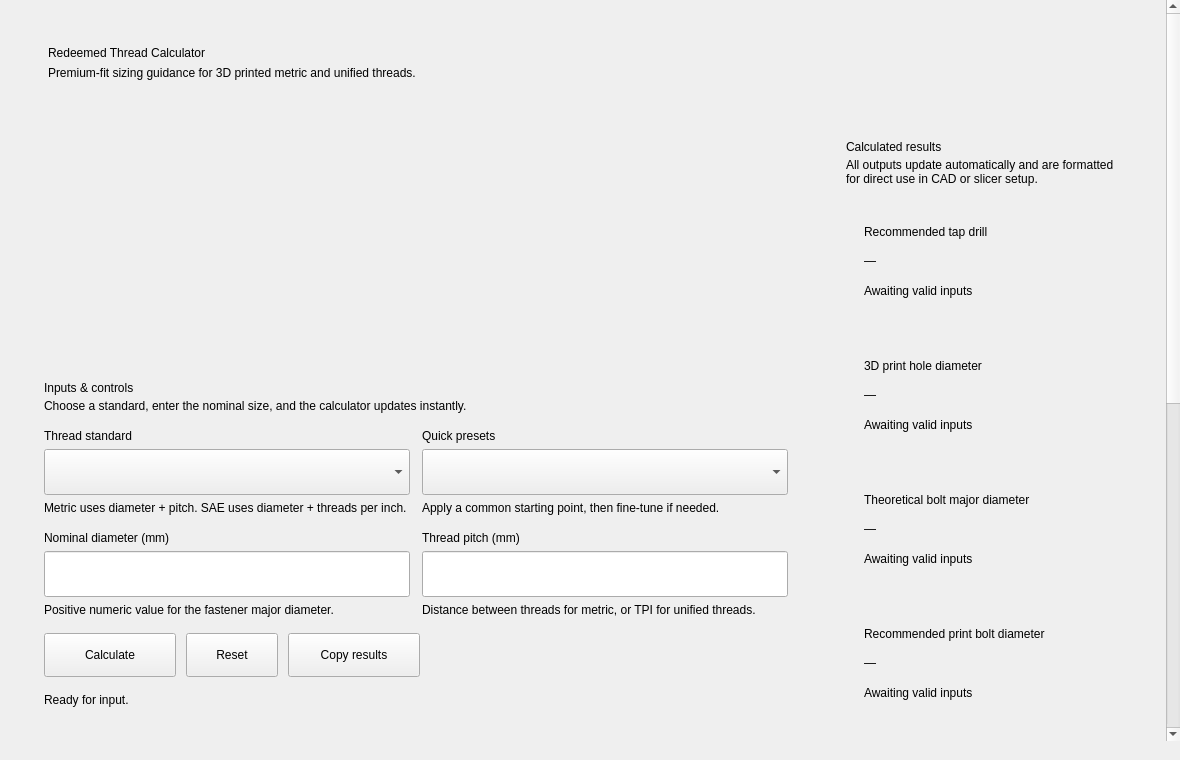
<?xml version="1.0" encoding="UTF-8"?>
<ui version="4.0">
 <class>ThreadCalculatorMainWindow</class>
 <widget class="QMainWindow" name="ThreadCalculatorMainWindow">
  <property name="geometry">
   <rect>
    <x>0</x>
    <y>0</y>
    <width>1180</width>
    <height>760</height>
   </rect>
  </property>
  <property name="minimumSize">
   <size>
    <width>1024</width>
    <height>680</height>
   </size>
  </property>
  <property name="windowTitle">
   <string>Redeemed Thread Calculator</string>
  </property>
  <widget class="QWidget" name="centralwidget">
   <layout class="QVBoxLayout" name="rootLayout">
    <property name="leftMargin">
     <number>0</number>
    </property>
    <property name="topMargin">
     <number>0</number>
    </property>
    <property name="rightMargin">
     <number>0</number>
    </property>
    <property name="bottomMargin">
     <number>0</number>
    </property>
    <item>
     <widget class="QScrollArea" name="mainScrollArea">
      <property name="frameShape">
       <enum>QFrame::NoFrame</enum>
      </property>
      <property name="widgetResizable">
       <bool>true</bool>
      </property>
      <property name="horizontalScrollBarPolicy">
       <enum>Qt::ScrollBarAlwaysOff</enum>
      </property>
      <widget class="QWidget" name="canvas">
       <layout class="QVBoxLayout" name="outerLayout">
        <property name="spacing">
         <number>18</number>
        </property>
        <property name="leftMargin">
         <number>24</number>
        </property>
        <property name="topMargin">
         <number>24</number>
        </property>
        <property name="rightMargin">
         <number>24</number>
        </property>
        <property name="bottomMargin">
         <number>24</number>
        </property>
        <item>
         <widget class="QFrame" name="header">
          <layout class="QVBoxLayout" name="headerLayout">
           <property name="spacing">
            <number>6</number>
           </property>
           <property name="leftMargin">
            <number>24</number>
           </property>
           <property name="topMargin">
            <number>22</number>
           </property>
           <property name="rightMargin">
            <number>24</number>
           </property>
           <property name="bottomMargin">
            <number>22</number>
           </property>
           <item>
            <widget class="QLabel" name="appTitle">
             <property name="text">
              <string>Redeemed Thread Calculator</string>
             </property>
            </widget>
           </item>
           <item>
            <widget class="QLabel" name="appSubtitle">
             <property name="text">
              <string>Premium-fit sizing guidance for 3D printed metric and unified threads.</string>
             </property>
             <property name="wordWrap">
              <bool>true</bool>
             </property>
            </widget>
           </item>
          </layout>
         </widget>
        </item>
        <item>
         <layout class="QHBoxLayout" name="contentLayout">
          <property name="spacing">
           <number>18</number>
          </property>
          <item>
           <widget class="QWidget" name="leftColumn">
            <property name="sizePolicy">
             <sizepolicy hsizetype="Preferred" vsizetype="Maximum">
              <horstretch>0</horstretch>
              <verstretch>0</verstretch>
             </sizepolicy>
            </property>
            <layout class="QVBoxLayout" name="leftColumnLayout">
             <property name="spacing">
              <number>18</number>
             </property>
             <property name="leftMargin">
              <number>0</number>
             </property>
             <property name="topMargin">
              <number>0</number>
             </property>
             <property name="rightMargin">
              <number>0</number>
             </property>
             <property name="bottomMargin">
              <number>0</number>
             </property>
             <item>
              <widget class="QFrame" name="controlsCard">
               <layout class="QVBoxLayout" name="controlsCardLayout">
                <property name="spacing">
                 <number>16</number>
                </property>
                <property name="leftMargin">
                 <number>20</number>
                </property>
                <property name="topMargin">
                 <number>20</number>
                </property>
                <property name="rightMargin">
                 <number>20</number>
                </property>
                <property name="bottomMargin">
                 <number>20</number>
                </property>
                <item>
                 <layout class="QVBoxLayout" name="controlsHeaderLayout">
                  <property name="spacing">
                   <number>4</number>
                  </property>
                  <item>
                   <widget class="QLabel" name="controlsCardTitle">
                    <property name="text">
                     <string>Inputs &amp; controls</string>
                    </property>
                    <property name="objectName">
                     <string>cardTitle</string>
                    </property>
                   </widget>
                  </item>
                  <item>
                   <widget class="QLabel" name="controlsCardDescription">
                    <property name="text">
                     <string>Choose a standard, enter the nominal size, and the calculator updates instantly.</string>
                    </property>
                    <property name="wordWrap">
                     <bool>true</bool>
                    </property>
                    <property name="objectName">
                     <string>cardDescription</string>
                    </property>
                   </widget>
                  </item>
                 </layout>
                </item>
                <item>
                 <layout class="QGridLayout" name="controlsGrid">
                  <property name="horizontalSpacing">
                   <number>12</number>
                  </property>
                  <property name="verticalSpacing">
                   <number>16</number>
                  </property>
                  <item row="0" column="0">
                   <widget class="QWidget" name="standardField">
                    <layout class="QVBoxLayout" name="standardFieldLayout">
                     <property name="spacing">
                      <number>6</number>
                     </property>
                     <property name="leftMargin">
                      <number>0</number>
                     </property>
                     <property name="topMargin">
                      <number>0</number>
                     </property>
                     <property name="rightMargin">
                      <number>0</number>
                     </property>
                     <property name="bottomMargin">
                      <number>0</number>
                     </property>
                     <item>
                      <widget class="QLabel" name="standardLabel">
                       <property name="text">
                        <string>Thread standard</string>
                       </property>
                       <property name="objectName">
                        <string>fieldLabel</string>
                       </property>
                      </widget>
                     </item>
                     <item>
                      <widget class="QComboBox" name="standardCombo">
                       <property name="minimumSize">
                        <size>
                         <width>0</width>
                         <height>46</height>
                        </size>
                       </property>
                      </widget>
                     </item>
                     <item>
                      <widget class="QLabel" name="standardHelper">
                       <property name="text">
                        <string>Metric uses diameter + pitch. SAE uses diameter + threads per inch.</string>
                       </property>
                       <property name="wordWrap">
                        <bool>true</bool>
                       </property>
                       <property name="objectName">
                        <string>fieldHelper</string>
                       </property>
                      </widget>
                     </item>
                    </layout>
                   </widget>
                  </item>
                  <item row="0" column="1">
                   <widget class="QWidget" name="presetField">
                    <layout class="QVBoxLayout" name="presetFieldLayout">
                     <property name="spacing">
                      <number>6</number>
                     </property>
                     <property name="leftMargin">
                      <number>0</number>
                     </property>
                     <property name="topMargin">
                      <number>0</number>
                     </property>
                     <property name="rightMargin">
                      <number>0</number>
                     </property>
                     <property name="bottomMargin">
                      <number>0</number>
                     </property>
                     <item>
                      <widget class="QLabel" name="presetLabel">
                       <property name="text">
                        <string>Quick presets</string>
                       </property>
                       <property name="objectName">
                        <string>fieldLabel</string>
                       </property>
                      </widget>
                     </item>
                     <item>
                      <widget class="QComboBox" name="presetCombo">
                       <property name="minimumSize">
                        <size>
                         <width>0</width>
                         <height>46</height>
                        </size>
                       </property>
                      </widget>
                     </item>
                     <item>
                      <widget class="QLabel" name="presetHelper">
                       <property name="text">
                        <string>Apply a common starting point, then fine-tune if needed.</string>
                       </property>
                       <property name="wordWrap">
                        <bool>true</bool>
                       </property>
                       <property name="objectName">
                        <string>fieldHelper</string>
                       </property>
                      </widget>
                     </item>
                    </layout>
                   </widget>
                  </item>
                  <item row="1" column="0">
                   <widget class="QWidget" name="diameterField">
                    <layout class="QVBoxLayout" name="diameterFieldLayout">
                     <property name="spacing">
                      <number>6</number>
                     </property>
                     <property name="leftMargin">
                      <number>0</number>
                     </property>
                     <property name="topMargin">
                      <number>0</number>
                     </property>
                     <property name="rightMargin">
                      <number>0</number>
                     </property>
                     <property name="bottomMargin">
                      <number>0</number>
                     </property>
                     <item>
                      <widget class="QLabel" name="diameterLabel">
                       <property name="text">
                        <string>Nominal diameter (mm)</string>
                       </property>
                       <property name="objectName">
                        <string>fieldLabel</string>
                       </property>
                      </widget>
                     </item>
                     <item>
                      <widget class="QLineEdit" name="diameterInput">
                       <property name="minimumSize">
                        <size>
                         <width>0</width>
                         <height>46</height>
                        </size>
                       </property>
                       <property name="clearButtonEnabled">
                        <bool>true</bool>
                       </property>
                      </widget>
                     </item>
                     <item>
                      <widget class="QLabel" name="diameterHelper">
                       <property name="text">
                        <string>Positive numeric value for the fastener major diameter.</string>
                       </property>
                       <property name="wordWrap">
                        <bool>true</bool>
                       </property>
                       <property name="objectName">
                        <string>fieldHelper</string>
                       </property>
                      </widget>
                     </item>
                    </layout>
                   </widget>
                  </item>
                  <item row="1" column="1">
                   <widget class="QWidget" name="pitchField">
                    <layout class="QVBoxLayout" name="pitchFieldLayout">
                     <property name="spacing">
                      <number>6</number>
                     </property>
                     <property name="leftMargin">
                      <number>0</number>
                     </property>
                     <property name="topMargin">
                      <number>0</number>
                     </property>
                     <property name="rightMargin">
                      <number>0</number>
                     </property>
                     <property name="bottomMargin">
                      <number>0</number>
                     </property>
                     <item>
                      <widget class="QLabel" name="pitchLabel">
                       <property name="text">
                        <string>Thread pitch (mm)</string>
                       </property>
                       <property name="objectName">
                        <string>fieldLabel</string>
                       </property>
                      </widget>
                     </item>
                     <item>
                      <widget class="QLineEdit" name="pitchInput">
                       <property name="minimumSize">
                        <size>
                         <width>0</width>
                         <height>46</height>
                        </size>
                       </property>
                       <property name="clearButtonEnabled">
                        <bool>true</bool>
                       </property>
                      </widget>
                     </item>
                     <item>
                      <widget class="QLabel" name="pitchHelper">
                       <property name="text">
                        <string>Distance between threads for metric, or TPI for unified threads.</string>
                       </property>
                       <property name="wordWrap">
                        <bool>true</bool>
                       </property>
                       <property name="objectName">
                        <string>fieldHelper</string>
                       </property>
                      </widget>
                     </item>
                    </layout>
                   </widget>
                  </item>
                 </layout>
                </item>
                <item>
                 <layout class="QHBoxLayout" name="buttonRow">
                  <property name="spacing">
                   <number>10</number>
                  </property>
                  <item>
                   <widget class="QPushButton" name="calculateButton">
                    <property name="minimumSize">
                     <size>
                      <width>132</width>
                      <height>44</height>
                     </size>
                    </property>
                    <property name="text">
                     <string>Calculate</string>
                    </property>
                   </widget>
                  </item>
                  <item>
                   <widget class="QPushButton" name="resetButton">
                    <property name="minimumSize">
                     <size>
                      <width>92</width>
                      <height>44</height>
                     </size>
                    </property>
                    <property name="text">
                     <string>Reset</string>
                    </property>
                   </widget>
                  </item>
                  <item>
                   <widget class="QPushButton" name="copyButton">
                    <property name="minimumSize">
                     <size>
                      <width>132</width>
                      <height>44</height>
                     </size>
                    </property>
                    <property name="text">
                     <string>Copy results</string>
                    </property>
                   </widget>
                  </item>
                  <item>
                   <spacer name="buttonSpacer">
                    <property name="orientation">
                     <enum>Qt::Horizontal</enum>
                    </property>
                    <property name="sizeHint" stdset="0">
                     <size>
                      <width>40</width>
                      <height>20</height>
                     </size>
                    </property>
                   </spacer>
                  </item>
                 </layout>
                </item>
                <item>
                 <widget class="QLabel" name="inlineStatus">
                  <property name="text">
                   <string>Ready for input.</string>
                  </property>
                  <property name="wordWrap">
                   <bool>true</bool>
                  </property>
                 </widget>
                </item>
               </layout>
              </widget>
             </item>
             <item>
              <widget class="QFrame" name="notesCard">
               <layout class="QVBoxLayout" name="notesCardLayout">
                <property name="spacing">
                 <number>16</number>
                </property>
                <property name="leftMargin">
                 <number>20</number>
                </property>
                <property name="topMargin">
                 <number>20</number>
                </property>
                <property name="rightMargin">
                 <number>20</number>
                </property>
                <property name="bottomMargin">
                 <number>20</number>
                </property>
                <item>
                 <layout class="QVBoxLayout" name="notesHeaderLayout">
                  <property name="spacing">
                   <number>4</number>
                  </property>
                  <item>
                   <widget class="QLabel" name="notesCardTitle">
                    <property name="text">
                     <string>Engineering notes</string>
                    </property>
                    <property name="objectName">
                     <string>cardTitle</string>
                    </property>
                   </widget>
                  </item>
                  <item>
                   <widget class="QLabel" name="notesCardDescription">
                    <property name="text">
                     <string>These settings are intended as reliable starting dimensions for FDM/CAD workflows.</string>
                    </property>
                    <property name="wordWrap">
                     <bool>true</bool>
                    </property>
                    <property name="objectName">
                     <string>cardDescription</string>
                    </property>
                   </widget>
                  </item>
                 </layout>
                </item>
                <item>
                 <widget class="QTextEdit" name="notesBox">
                  <property name="readOnly">
                   <bool>true</bool>
                  </property>
                  <property name="html">
                   <string>&lt;!DOCTYPE HTML PUBLIC &quot;-//W3C//DTD HTML 4.0//EN&quot; &quot;http://www.w3.org/TR/REC-html40/strict.dtd&quot;&gt;
&lt;html&gt;&lt;head&gt;&lt;meta name=&quot;qrichtext&quot; content=&quot;1&quot; /&gt;&lt;meta charset=&quot;utf-8&quot; /&gt;&lt;style type=&quot;text/css&quot;&gt;
p, li { white-space: pre-wrap; }
&lt;/style&gt;&lt;/head&gt;&lt;body style=&quot; font-family:'Sans Serif'; font-size:10pt; font-weight:400; font-style:normal;&quot;&gt;
&lt;p style=&quot; margin-top:0px; margin-bottom:8px; margin-left:0px; margin-right:0px; -qt-block-indent:0; text-indent:0px;&quot;&gt;• Thread tool: use a metric tap for internal threads and a die profile for external threads.&lt;/p&gt;
&lt;p style=&quot; margin-top:0px; margin-bottom:8px; margin-left:0px; margin-right:0px; -qt-block-indent:0; text-indent:0px;&quot;&gt;• Method: cut thread geometry rather than cosmetic representations.&lt;/p&gt;
&lt;p style=&quot; margin-top:0px; margin-bottom:8px; margin-left:0px; margin-right:0px; -qt-block-indent:0; text-indent:0px;&quot;&gt;• Chamfer: add a 45° lead-in, ideally at least 1.0 mm long.&lt;/p&gt;
&lt;p style=&quot; margin-top:0px; margin-bottom:8px; margin-left:0px; margin-right:0px; -qt-block-indent:0; text-indent:0px;&quot;&gt;• Walls: target 4–6 perimeters for strength and clean thread form.&lt;/p&gt;
&lt;p style=&quot; margin-top:0px; margin-bottom:8px; margin-left:0px; margin-right:0px; -qt-block-indent:0; text-indent:0px;&quot;&gt;• Orientation: print vertically when possible to maintain circularity.&lt;/p&gt;
&lt;p style=&quot; margin-top:0px; margin-bottom:8px; margin-left:0px; margin-right:0px; -qt-block-indent:0; text-indent:0px;&quot;&gt;• The calculator values are optimized as practical starting points for test fits.&lt;/p&gt;
&lt;p style=&quot; margin-top:0px; margin-bottom:0px; margin-left:0px; margin-right:0px; -qt-block-indent:0; text-indent:0px;&quot;&gt;• Originally tuned around SolidWorks-style modeling, but portable to other CAD packages.&lt;/p&gt;&lt;/body&gt;&lt;/html&gt;</string>
                  </property>
                 </widget>
                </item>
               </layout>
              </widget>
             </item>
             <item>
              <spacer name="leftColumnSpacer">
               <property name="orientation">
                <enum>Qt::Vertical</enum>
               </property>
               <property name="sizeHint" stdset="0">
                <size>
                 <width>20</width>
                 <height>40</height>
                </size>
               </property>
              </spacer>
             </item>
            </layout>
           </widget>
          </item>
          <item>
           <widget class="QWidget" name="rightColumn">
            <property name="sizePolicy">
             <sizepolicy hsizetype="Preferred" vsizetype="Maximum">
              <horstretch>0</horstretch>
              <verstretch>0</verstretch>
             </sizepolicy>
            </property>
            <layout class="QVBoxLayout" name="rightColumnLayout">
             <property name="spacing">
              <number>18</number>
             </property>
             <property name="leftMargin">
              <number>0</number>
             </property>
             <property name="topMargin">
              <number>0</number>
             </property>
             <property name="rightMargin">
              <number>0</number>
             </property>
             <property name="bottomMargin">
              <number>0</number>
             </property>
             <item>
              <widget class="QFrame" name="summaryCard">
               <layout class="QVBoxLayout" name="summaryCardLayout">
                <property name="spacing">
                 <number>16</number>
                </property>
                <property name="leftMargin">
                 <number>20</number>
                </property>
                <property name="topMargin">
                 <number>20</number>
                </property>
                <property name="rightMargin">
                 <number>20</number>
                </property>
                <property name="bottomMargin">
                 <number>20</number>
                </property>
                <item>
                 <layout class="QVBoxLayout" name="summaryHeaderLayout">
                  <property name="spacing">
                   <number>4</number>
                  </property>
                  <item>
                   <widget class="QLabel" name="summaryCardTitle">
                    <property name="text">
                     <string>Calculated results</string>
                    </property>
                    <property name="objectName">
                     <string>cardTitle</string>
                    </property>
                   </widget>
                  </item>
                  <item>
                   <widget class="QLabel" name="summaryCardDescription">
                    <property name="text">
                     <string>All outputs update automatically and are formatted for direct use in CAD or slicer setup.</string>
                    </property>
                    <property name="wordWrap">
                     <bool>true</bool>
                    </property>
                    <property name="objectName">
                     <string>cardDescription</string>
                    </property>
                   </widget>
                  </item>
                 </layout>
                </item>
                <item>
                 <widget class="QFrame" name="standardTapDrillRow">
                  <property name="minimumSize">
                   <size>
                    <width>0</width>
                    <height>118</height>
                   </size>
                  </property>
                  <layout class="QVBoxLayout" name="standardTapDrillRowLayout">
                   <property name="spacing">
                    <number>2</number>
                   </property>
                   <property name="leftMargin">
                    <number>18</number>
                   </property>
                   <property name="topMargin">
                    <number>16</number>
                   </property>
                   <property name="rightMargin">
                    <number>18</number>
                   </property>
                   <property name="bottomMargin">
                    <number>16</number>
                   </property>
                   <item>
                    <widget class="QLabel" name="titleLabel">
                     <property name="text">
                      <string>Recommended tap drill</string>
                     </property>
                     <property name="objectName">
                      <string>resultTitle</string>
                     </property>
                    </widget>
                   </item>
                   <item>
                    <widget class="QLabel" name="valueLabel">
                     <property name="text">
                      <string>—</string>
                     </property>
                     <property name="objectName">
                      <string>resultValue</string>
                     </property>
                     <property name="textInteractionFlags">
                      <set>Qt::TextSelectableByMouse</set>
                     </property>
                    </widget>
                   </item>
                   <item>
                    <widget class="QLabel" name="detailLabel">
                     <property name="text">
                      <string>Awaiting valid inputs</string>
                     </property>
                     <property name="wordWrap">
                      <bool>true</bool>
                     </property>
                     <property name="objectName">
                      <string>resultDetail</string>
                     </property>
                    </widget>
                   </item>
                  </layout>
                 </widget>
                </item>
                <item>
                 <widget class="QFrame" name="printHoleRow">
                  <property name="minimumSize">
                   <size><width>0</width><height>118</height></size>
                  </property>
                  <layout class="QVBoxLayout" name="printHoleRowLayout">
                   <property name="spacing"><number>2</number></property>
                   <property name="leftMargin"><number>18</number></property>

                   <property name="topMargin"><number>16</number></property>

                   <property name="rightMargin"><number>18</number></property>

                   <property name="bottomMargin"><number>16</number></property>
                   <item><widget class="QLabel" name="titleLabel"><property name="text"><string>3D print hole diameter</string></property><property name="objectName"><string>resultTitle</string></property></widget></item>
                   <item><widget class="QLabel" name="valueLabel"><property name="text"><string>—</string></property><property name="objectName"><string>resultValue</string></property><property name="textInteractionFlags"><set>Qt::TextSelectableByMouse</set></property></widget></item>
                   <item><widget class="QLabel" name="detailLabel"><property name="text"><string>Awaiting valid inputs</string></property><property name="wordWrap"><bool>true</bool></property><property name="objectName"><string>resultDetail</string></property></widget></item>
                  </layout>
                 </widget>
                </item>
                <item>
                 <widget class="QFrame" name="theoreticalBoltRow">
                  <property name="minimumSize"><size><width>0</width><height>118</height></size></property>
                  <layout class="QVBoxLayout" name="theoreticalBoltRowLayout">
                   <property name="spacing"><number>2</number></property>
                   <property name="leftMargin"><number>18</number></property>

                   <property name="topMargin"><number>16</number></property>

                   <property name="rightMargin"><number>18</number></property>

                   <property name="bottomMargin"><number>16</number></property>
                   <item><widget class="QLabel" name="titleLabel"><property name="text"><string>Theoretical bolt major diameter</string></property><property name="objectName"><string>resultTitle</string></property></widget></item>
                   <item><widget class="QLabel" name="valueLabel"><property name="text"><string>—</string></property><property name="objectName"><string>resultValue</string></property><property name="textInteractionFlags"><set>Qt::TextSelectableByMouse</set></property></widget></item>
                   <item><widget class="QLabel" name="detailLabel"><property name="text"><string>Awaiting valid inputs</string></property><property name="wordWrap"><bool>true</bool></property><property name="objectName"><string>resultDetail</string></property></widget></item>
                  </layout>
                 </widget>
                </item>
                <item>
                 <widget class="QFrame" name="printBoltRow">
                  <property name="minimumSize"><size><width>0</width><height>118</height></size></property>
                  <layout class="QVBoxLayout" name="printBoltRowLayout">
                   <property name="spacing"><number>2</number></property>
                   <property name="leftMargin"><number>18</number></property>

                   <property name="topMargin"><number>16</number></property>

                   <property name="rightMargin"><number>18</number></property>

                   <property name="bottomMargin"><number>16</number></property>
                   <item><widget class="QLabel" name="titleLabel"><property name="text"><string>Recommended print bolt diameter</string></property><property name="objectName"><string>resultTitle</string></property></widget></item>
                   <item><widget class="QLabel" name="valueLabel"><property name="text"><string>—</string></property><property name="objectName"><string>resultValue</string></property><property name="textInteractionFlags"><set>Qt::TextSelectableByMouse</set></property></widget></item>
                   <item><widget class="QLabel" name="detailLabel"><property name="text"><string>Awaiting valid inputs</string></property><property name="wordWrap"><bool>true</bool></property><property name="objectName"><string>resultDetail</string></property></widget></item>
                  </layout>
                 </widget>
                </item>
                <item>
                 <widget class="QFrame" name="layerRangeRow">
                  <property name="minimumSize"><size><width>0</width><height>118</height></size></property>
                  <layout class="QVBoxLayout" name="layerRangeRowLayout">
                   <property name="spacing"><number>2</number></property>
                   <property name="leftMargin"><number>18</number></property>

                   <property name="topMargin"><number>16</number></property>

                   <property name="rightMargin"><number>18</number></property>

                   <property name="bottomMargin"><number>16</number></property>
                   <item><widget class="QLabel" name="titleLabel"><property name="text"><string>Suggested layer height range</string></property><property name="objectName"><string>resultTitle</string></property></widget></item>
                   <item><widget class="QLabel" name="valueLabel"><property name="text"><string>—</string></property><property name="objectName"><string>resultValue</string></property><property name="textInteractionFlags"><set>Qt::TextSelectableByMouse</set></property></widget></item>
                   <item><widget class="QLabel" name="detailLabel"><property name="text"><string>Awaiting valid inputs</string></property><property name="wordWrap"><bool>true</bool></property><property name="objectName"><string>resultDetail</string></property></widget></item>
                  </layout>
                 </widget>
                </item>
                <item>
                 <widget class="QLabel" name="emptyState">
                  <property name="text">
                   <string>Enter dimensions on the left to generate production-ready thread sizing guidance.</string>
                  </property>
                  <property name="wordWrap">
                   <bool>true</bool>
                  </property>
                 </widget>
                </item>
               </layout>
              </widget>
             </item>
             <item>
              <widget class="QFrame" name="detailCard">
               <layout class="QVBoxLayout" name="detailCardLayout">
                <property name="spacing">
                 <number>16</number>
                </property>
                <property name="leftMargin">
                 <number>20</number>
                </property>
                <property name="topMargin">
                 <number>20</number>
                </property>
                <property name="rightMargin">
                 <number>20</number>
                </property>
                <property name="bottomMargin">
                 <number>20</number>
                </property>
                <item>
                 <layout class="QVBoxLayout" name="detailHeaderLayout">
                  <property name="spacing">
                   <number>4</number>
                  </property>
                  <item>
                   <widget class="QLabel" name="detailCardTitle">
                    <property name="text">
                     <string>Fit guidance</string>
                    </property>
                    <property name="objectName">
                     <string>cardTitle</string>
                    </property>
                   </widget>
                  </item>
                  <item>
                   <widget class="QLabel" name="detailCardDescription">
                    <property name="text">
                     <string>Use the highlighted values as a baseline, then fine-tune for your material, printer, and tolerance preference.</string>
                    </property>
                    <property name="wordWrap">
                     <bool>true</bool>
                    </property>
                    <property name="objectName">
                     <string>cardDescription</string>
                    </property>
                   </widget>
                  </item>
                 </layout>
                </item>
                <item>
                 <layout class="QGridLayout" name="detailGrid">
                  <property name="horizontalSpacing">
                   <number>16</number>
                  </property>
                  <property name="verticalSpacing">
                   <number>16</number>
                  </property>
                  <item row="0" column="0">
                   <widget class="QFrame" name="summaryStandardTile">
                    <property name="minimumSize"><size><width>0</width><height>112</height></size></property>
                    <layout class="QVBoxLayout" name="summaryStandardTileLayout">
                     <property name="spacing"><number>4</number></property>
                     <property name="leftMargin"><number>16</number></property>

                     <property name="topMargin"><number>16</number></property>

                     <property name="rightMargin"><number>16</number></property>

                     <property name="bottomMargin"><number>16</number></property>
                     <item><widget class="QLabel" name="titleLabel"><property name="text"><string>Current standard</string></property><property name="objectName"><string>metricTileTitle</string></property></widget></item>
                     <item><widget class="QLabel" name="valueLabel"><property name="text"><string>Metric</string></property><property name="objectName"><string>metricTileValue</string></property></widget></item>
                    </layout>
                   </widget>
                  </item>
                  <item row="0" column="1">
                   <widget class="QFrame" name="summaryInputTile">
                    <property name="minimumSize"><size><width>0</width><height>112</height></size></property>
                    <layout class="QVBoxLayout" name="summaryInputTileLayout">
                     <property name="spacing"><number>4</number></property>
                     <property name="leftMargin"><number>16</number></property>

                     <property name="topMargin"><number>16</number></property>

                     <property name="rightMargin"><number>16</number></property>

                     <property name="bottomMargin"><number>16</number></property>
                     <item><widget class="QLabel" name="titleLabel"><property name="text"><string>Input size</string></property><property name="objectName"><string>metricTileTitle</string></property></widget></item>
                     <item><widget class="QLabel" name="valueLabel"><property name="text"><string>M8 × 1.25</string></property><property name="objectName"><string>metricTileValue</string></property></widget></item>
                    </layout>
                   </widget>
                  </item>
                  <item row="1" column="0">
                   <widget class="QFrame" name="summaryUnitsTile">
                    <property name="minimumSize"><size><width>0</width><height>112</height></size></property>
                    <layout class="QVBoxLayout" name="summaryUnitsTileLayout">
                     <property name="spacing"><number>4</number></property>
                     <property name="leftMargin"><number>16</number></property>

                     <property name="topMargin"><number>16</number></property>

                     <property name="rightMargin"><number>16</number></property>

                     <property name="bottomMargin"><number>16</number></property>
                     <item><widget class="QLabel" name="titleLabel"><property name="text"><string>Output units</string></property><property name="objectName"><string>metricTileTitle</string></property></widget></item>
                     <item><widget class="QLabel" name="valueLabel"><property name="text"><string>mm</string></property><property name="objectName"><string>metricTileValue</string></property></widget></item>
                    </layout>
                   </widget>
                  </item>
                  <item row="1" column="1">
                   <widget class="QFrame" name="summaryClearanceTile">
                    <property name="minimumSize"><size><width>0</width><height>112</height></size></property>
                    <layout class="QVBoxLayout" name="summaryClearanceTileLayout">
                     <property name="spacing"><number>4</number></property>
                     <property name="leftMargin"><number>16</number></property>

                     <property name="topMargin"><number>16</number></property>

                     <property name="rightMargin"><number>16</number></property>

                     <property name="bottomMargin"><number>16</number></property>
                     <item><widget class="QLabel" name="titleLabel"><property name="text"><string>Thread fit note</string></property><property name="objectName"><string>metricTileTitle</string></property></widget></item>
                     <item><widget class="QLabel" name="valueLabel"><property name="text"><string>Balanced</string></property><property name="objectName"><string>metricTileValue</string></property></widget></item>
                    </layout>
                   </widget>
                  </item>
                 </layout>
                </item>
               </layout>
              </widget>
             </item>
             <item>
              <spacer name="rightColumnSpacer">
               <property name="orientation"><enum>Qt::Vertical</enum></property>
               <property name="sizeHint" stdset="0"><size><width>20</width><height>40</height></size></property>
              </spacer>
             </item>
            </layout>
           </widget>
          </item>
         </layout>
        </item>
       </layout>
      </widget>
     </widget>
    </item>
   </layout>
  </widget>
  <widget class="QStatusBar" name="statusbar">
   <property name="sizeGripEnabled">
    <bool>false</bool>
   </property>
  </widget>
 </widget>
 <resources/>
 <connections/>
</ui>
